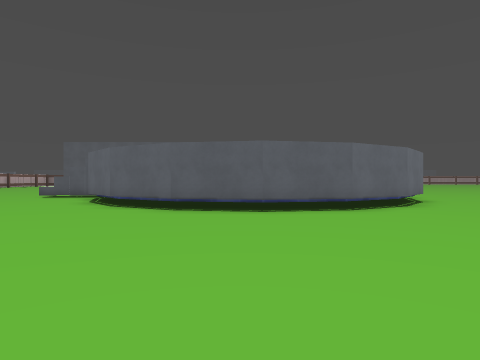
[1] (above)

24 first-person views from a walk through a 3-D level made in the Godot game engine. The camera is 1.4 m above the floor, looks level and sees 75° across. The floor is counted in squares, 2 m on a side. Each view is taken from the middle of a square. On the plan, view 1 faces up. The plan holds only what a view shows up to about 10 squares ahead; the rest is blank. The place goes on beyond the plan. Some surface patterns are stand-ins.

[2]
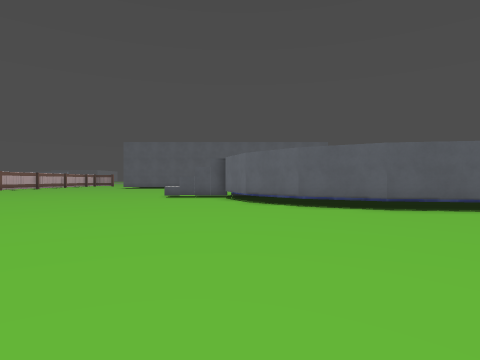

[3]
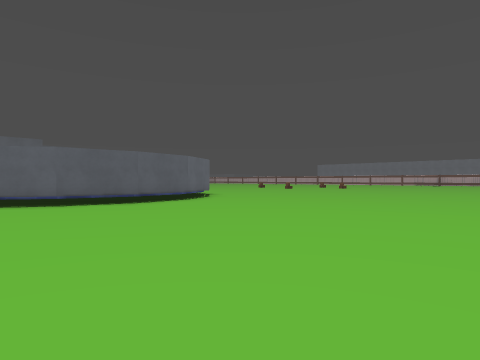

[4]
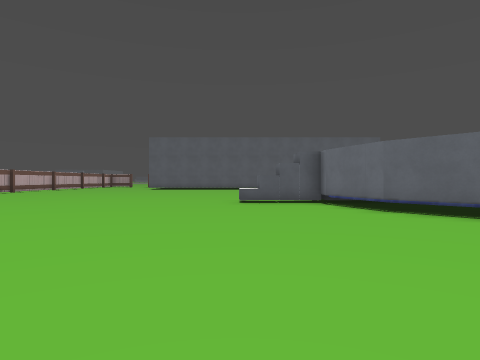

[5]
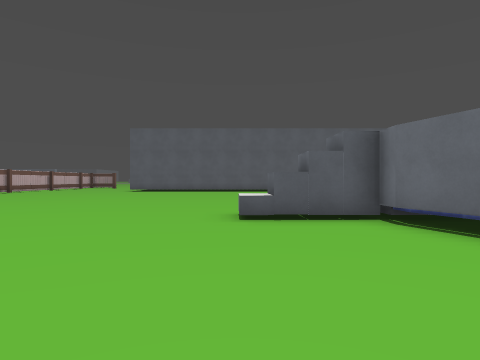

[6]
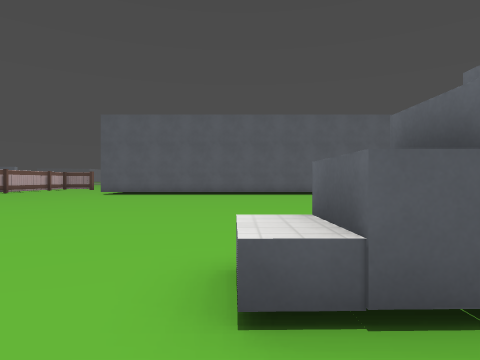

[7]
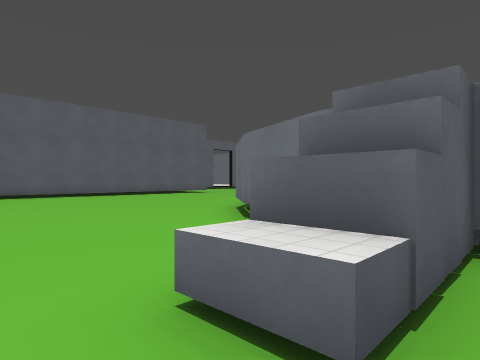

[8]
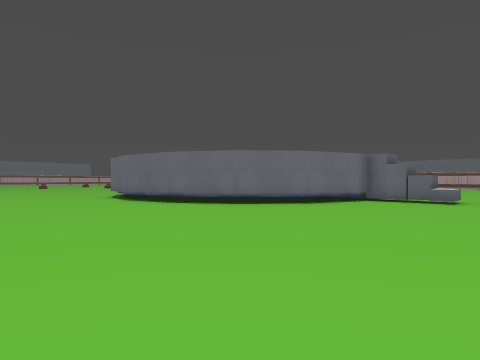

[9]
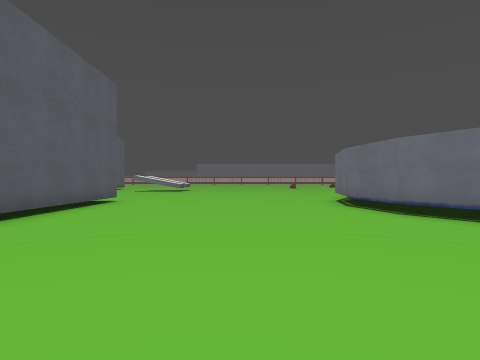

[10]
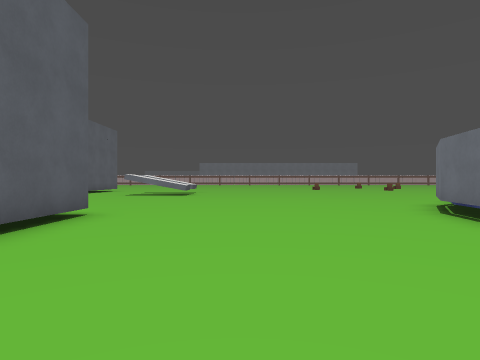

[11]
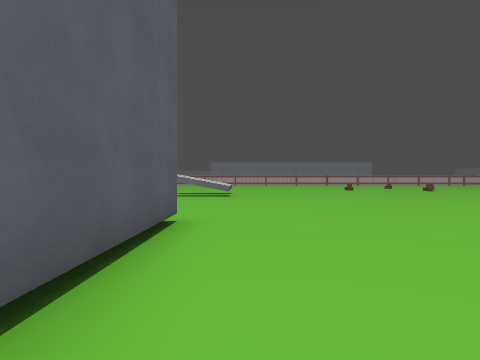

[12]
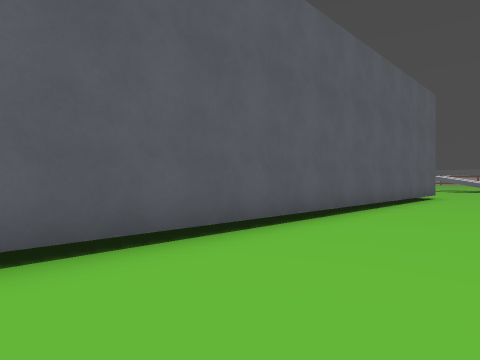

[13]
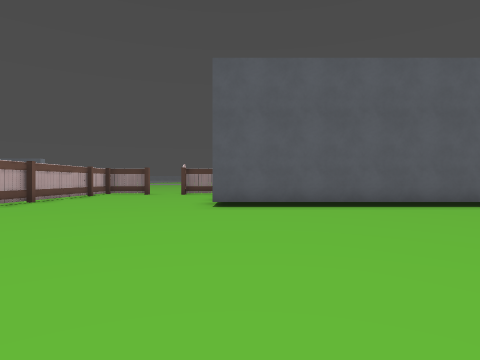

[14]
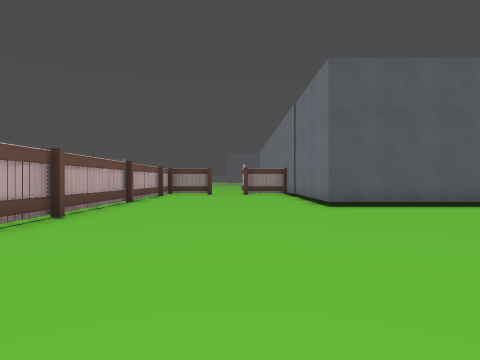

[15]
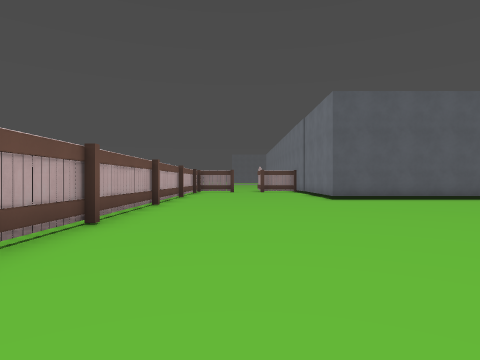

[16]
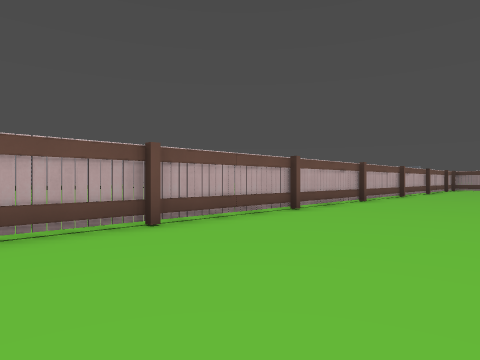

[17]
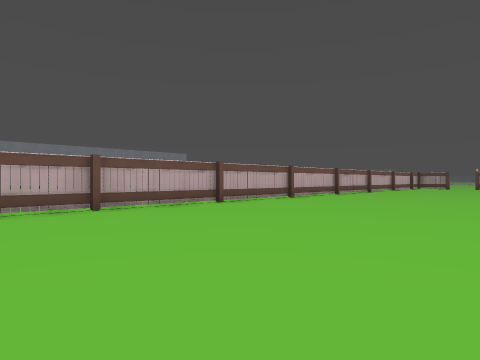

[18]
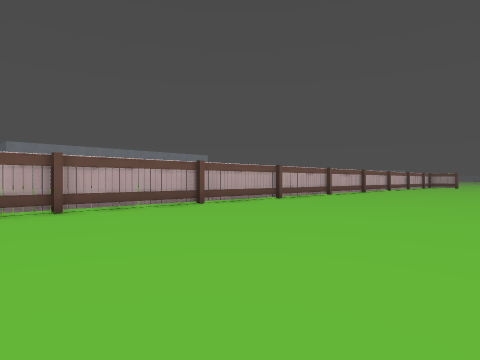

[19]
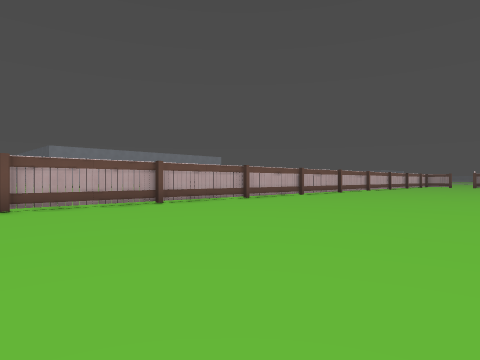

[20]
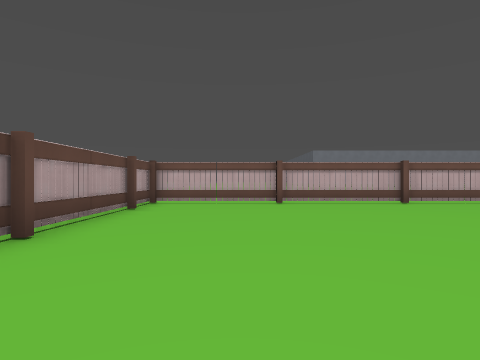

[21]
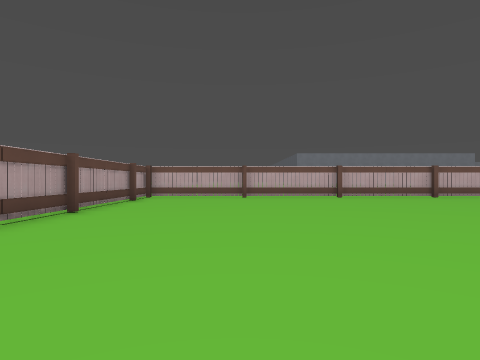

[22]
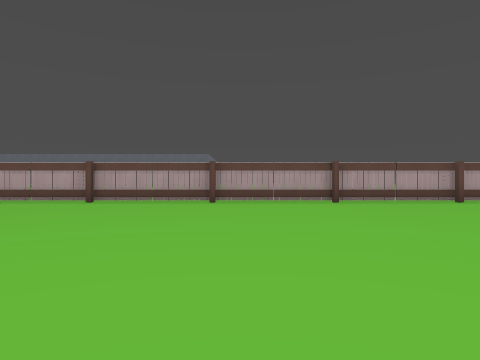

[23]
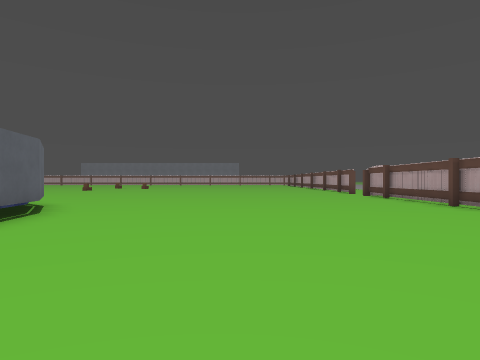

[24]
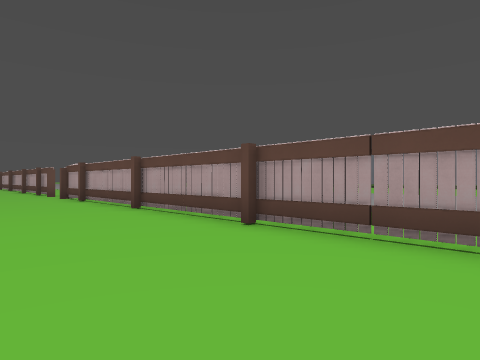

### Floor plan
Key: @ floor where view 1 was taken; # wall or solid block; . main floor; : floor 0.25 m higher than the main floor; = window, fence, low wall or low ledge; ^ raised ledge; T thing the floor can be seen under or through.
Columns run from 21 left of view 1 to 7 right of it. Each row starts with its distance up from view 1.
 28 #.....#::::::::
 27 =.....#:::::::::::::::: .....
 26 #.....#TTTTTTTT#########.....
 25 =............................
 24 #............................
 23 =............................
 22 #............................
 21 #............................
 20 =............................
 19 #...................####.....
 18 =.................###  ###...
 17 #................##      ##.
 16 =...............##
 15 #...............#
 14 #...............#
 13 =............^###
 12 #...............#
 11 =...............#
 10 #...............##        ##.
  9 #................##      ##..
  8 #.................###  ###..
  7 =........ ..........####....
  6 =........ ..................
  5 =........  .................
  4 =...........................
  3 #...........................
  2 #...........................
  1 #............................
  0 #....................@.......
 -1 #............................
 -2 #............................
 -3 =############################
 -4                    ..

Positions as (right, up) in squares from view 1, and headings:
1: (0, 0), facing up
2: (-5, 0), facing up
3: (-4, -2), facing up-right
4: (-8, 3), facing up
5: (-8, 7), facing up
6: (-8, 11), facing up
7: (-9, 12), facing up-right
8: (-10, 24), facing down-right
9: (-8, 22), facing right
10: (-4, 23), facing right
11: (-3, 25), facing right
12: (-11, 23), facing up-right
13: (-14, 18), facing up
14: (-17, 18), facing up
15: (-18, 15), facing up
16: (-16, 10), facing up-left
17: (-13, 6), facing up-left
18: (-13, 3), facing up-left
19: (-12, 0), facing up-left
20: (-11, 0), facing left
21: (-8, 1), facing left
22: (-8, 7), facing down
23: (-4, 3), facing right
24: (-3, 1), facing down-right
